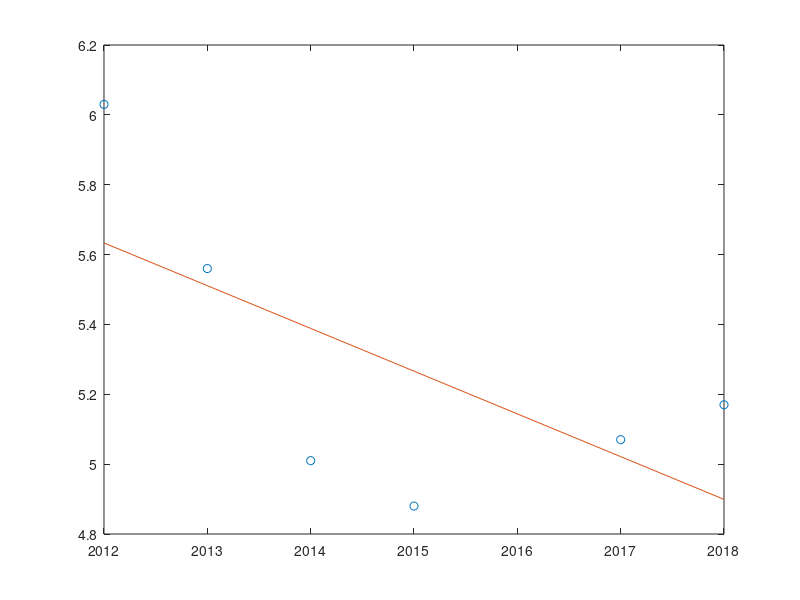

MATLAB code to generate this figure:
clear all;
close all;
clc;

Xi=[2012 2013 2014 2015 2017 2018];
Yi=[6.03 5.56 5.01 4.88 5.07 5.17];

%Yi=[1 2 3 4 6 7];
prediksi=2016;

Sx=sum(Xi);
Sy=sum(Yi);
X2 = Xi*Xi';
XiYi = Xi*Yi';
N = length(Xi);
%disp(N);

b=(N*XiYi-Sx*Sy)/(N*X2-Sx^2);

a=(X2*Sy-Sx*XiYi)/(N*X2-Sx^2);

disp(a);
disp(b);

hasilprediksi = a+(b*prediksi);
disp(hasilprediksi);

%xx=2012:2018;

yy=b*Xi+a;

plot(Xi,Yi,'o',Xi,yy)
